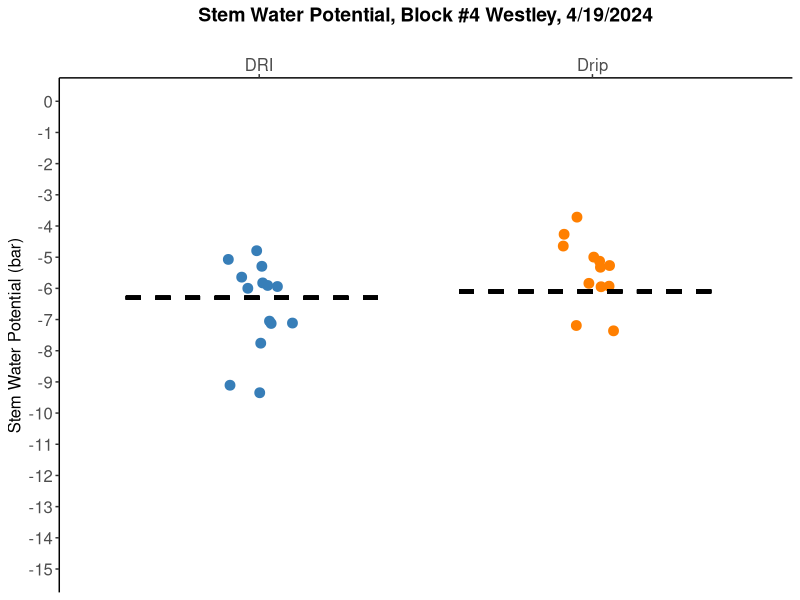
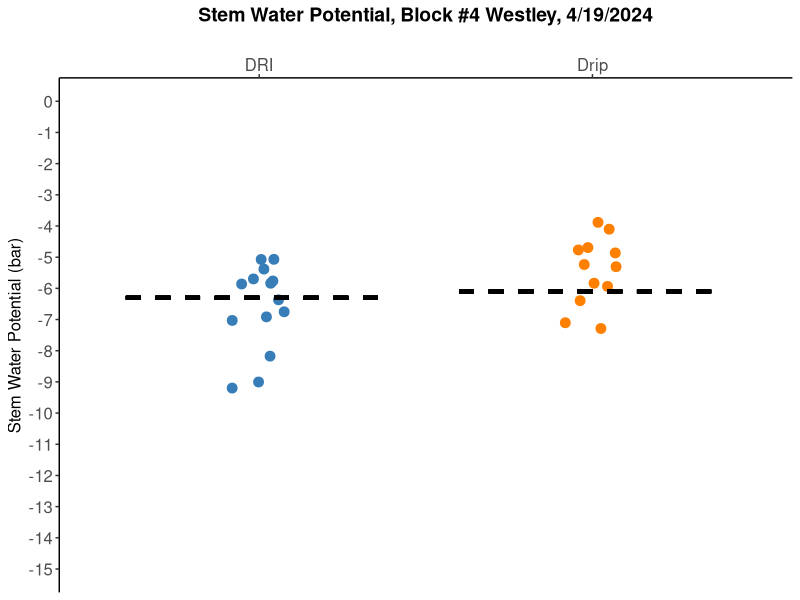

Generate these figures, in order, with R:
# Plot Stem Water Potential (SWP) readings comparing Deep Root Irrigation (DRI) to Conventional Drip Irrigation Treatments

setwd("/Users/ajgal/Documents/WES_SWP_Data") # set the working directory

#install.packages("ggplot2")   # install packages (only need to run this the first time you use this code; remove the "#" to run it)
#install.packages("readxl")

library(ggplot2)  # load libraries
library(readxl)

swp <- read_xlsx("SWP_04192024.xlsx") # read excel file with data; change file name to choose sampling date.
swp <- as.data.frame(swp) # convert excel file to a data frame

baseline_DRI <- -6.3 # change these values (unit = bars) based on the air temp and relative humidity conditions at the time of sampling (see table in Google Drive)
baseline_drip <- -6.1 

swp_plot <- ggplot(swp, aes(x = block, y = reading_bar, color = block)) +
              geom_jitter(show.legend = FALSE, width = 0.1, size = 3) + #jitterplot in ggplot2
              ggtitle("Stem Water Potential, Block #4 Westley, 4/19/2024") + # title
              theme_classic() + # theme
              theme(plot.title = element_text(size = 14, # center title
                                              hjust = 0.5,
                                              face = "bold"),
                    axis.text = element_text(size = 12), # axis numbers and "DRI" and "Drip" text size 
                    axis.title.y = element_text(size = 12)) + # y-axis title size
              labs(x = " ",  y = "Stem Water Potential (bar)") + # rename axis titles
              scale_color_manual(values = c("#377eb8", "#ff7f00"), # select colors for data
                                labels = c("DRI", "Drip"),
                                name = "Treatment") +
              scale_y_continuous(limits = c(-15, 0), breaks = seq(0, -15, by = -1)) + # set the y axis limits
              scale_x_discrete(position = "top") + # reverse y axis order
              geom_segment(aes(x = 0.6, xend = 1.4, y = baseline_DRI, yend = baseline_DRI), 
                           linetype = "dashed", linewidth = 1.25, color = "black") + # DRI baseline SWP horizontal bar
              geom_segment(aes(x = 1.6, xend = 2.4, y = baseline_drip, yend = baseline_drip), 
                           linetype = "dashed", linewidth = 1.25, color = "black") # drip baseline SWP horizontal bar

swp_plot # plot figure

ggsave("SWP_04192024.png", plot = swp_plot, width = 6, height = 8, units = "in") # save figure to working directory, change file name to match collection date



